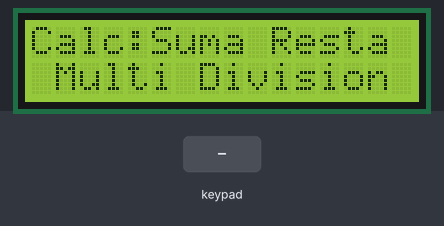
A sketch run on a simulated Arduino Uno, built with avr-gcc and run on an emulated ATmega328P. Shown: 16×2 character LCD. Inputs (shaded band) come from the test bench.

Above: at 0.1 s.
1.7 s: keypad keys 7 6 5 4 * pressed 0.4 s apart
At 4.6 s:
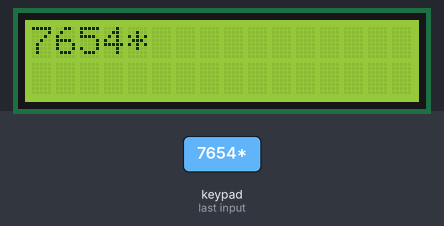
5.2 s: keypad keys 7 6 5 4 = pressed 0.4 s apart
At 7.6 s:
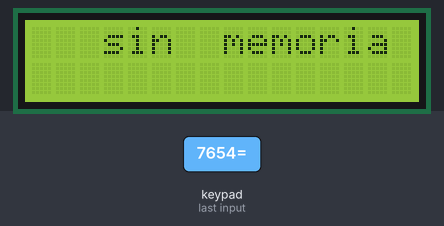
8.7 s: key 'X' pressed
At 9.9 s:
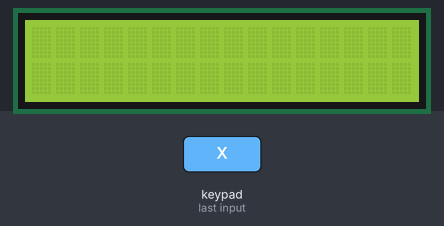
10.2 s: key '+' pressed
At 11.0 s:
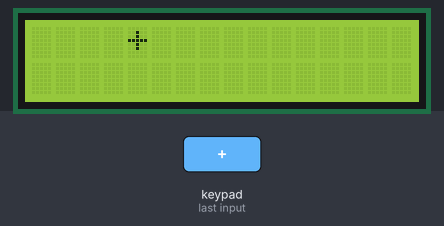
Timing chart, 0 to 12.7 s (numbered marks = the images above; inputs shaded):
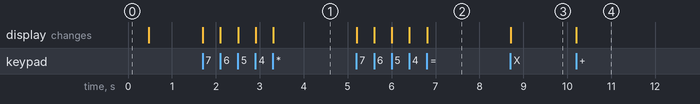

The sketch:

Emb_deber1_calculadora.ino
```cpp
/*
 * Realice una calculadora mediante un teclado matricial y una lcd.
 * Las funciones de la calculadora son: suma, resta, multiplicación
 * y división.
 */
#include <LiquidCrystal.h>//librería LCD
#include <Keypad.h>//librería teclado amtricial

LiquidCrystal lcd(13, 12, 11, 10, 9, 8);
const byte FILAS = 4;//variable para filas
const byte COLUMNAS = 4;//variable para columnas
char keys [FILAS] [COLUMNAS] = {
{ '7','8','9', 'X' },
{ '4','5','6', '+' },
{ '1','2','3', '-' },
{ '0','=','/', '*' }

};
byte filasPins[FILAS] = {7,6,5,4}; //Define filas
byte colPins[COLUMNAS] = {3,2,1,0}; //Define columnas

Keypad myKeypad = Keypad( makeKeymap(keys), filasPins, colPins, FILAS, COLUMNAS );
boolean siguiente = false;
boolean valor = false;
boolean final = false;
String num1, num2,num3;//caracteres seleccionados
char signo;// signo de operación
int total;
int movimiento;
void setup(){
      lcd.begin(16,2);
      lcd.setCursor(0,0);
      lcd.print("Calc:Suma Resta");
      lcd.setCursor(1,1);
      lcd.print("Multi Division");
      delay(400);
      lcd.clear();
}
void loop(){
char tecla = myKeypad.getKey();
if (tecla != NO_KEY && (tecla=='0'||tecla=='1'||tecla=='2'||tecla=='3'||tecla=='4'||
    tecla=='5'||tecla=='6'||tecla=='7'||tecla=='8'||tecla=='9')){
    if (valor != true){
        num1 = num1 + tecla;
        int numLength = num1.length(); //contar cuantos caracteres tiene
        movimiento = numLength;
        lcd.setCursor(0,0);
        lcd.print(num1);
        }
        else {
           num2 = num2 + tecla;
           int numLength = num2.length();
           lcd.setCursor(movimiento+1, 0);
           lcd.print(num2);
           final = true;
          }
      }
      else if (valor == false && tecla != NO_KEY && (tecla == '/' || tecla == '*' ||
         tecla == '-' || tecla == '+'))
        {
      if (valor == false)
        {
          valor = true;
          signo = tecla;
          lcd.setCursor(movimiento,0);
          lcd.print(signo);
          }
         }
      else if (final == true && tecla != NO_KEY && tecla == '=')
      {
            if (signo == '+')
            {
              total = num1.toInt() + num2.toInt();//operacion de suma
            }
            else if (signo == '-')
            {
              total = num1.toInt() - num2.toInt();//operacion de resta
            }
            else if (signo == '*'){
            total = num1.toInt() * num2.toInt();//operación multiplicación
            }
            else if (signo == '/')
            {
             if(num2.toInt()==0)
             {
                total =' ';
              }else{
              total = num1.toInt() / num2.toInt();// operación de divisiónn
              }
             }
            num3=String(total);
            lcd.clear();
            lcd.setCursor(15,0);
            lcd.autoscroll();
            if(total==' '){
            lcd.print("error");
            }else if(num3.length()>4)
            {
            lcd.print("sin  memoria");
            }else
            {
            lcd.print(total);
            }
            lcd.noAutoscroll();
            }
          else if (tecla != NO_KEY && tecla == 'X'){
            lcd.clear();
            valor = false;
            final = false;
            num1 = "";
            num2 = "";
            total = 0;
            signo = ' ';
}
}
```

Measured:
- after the input at 1.7 s, the display: first changes at once (image 1 shows a later state)
- after the input at 5.2 s, the display: first changes at once (image 2 shows a later state)
- after the input at 8.7 s, the display: changes at once (image 3)
- after the input at 10.2 s, the display: changes at once (image 4)
